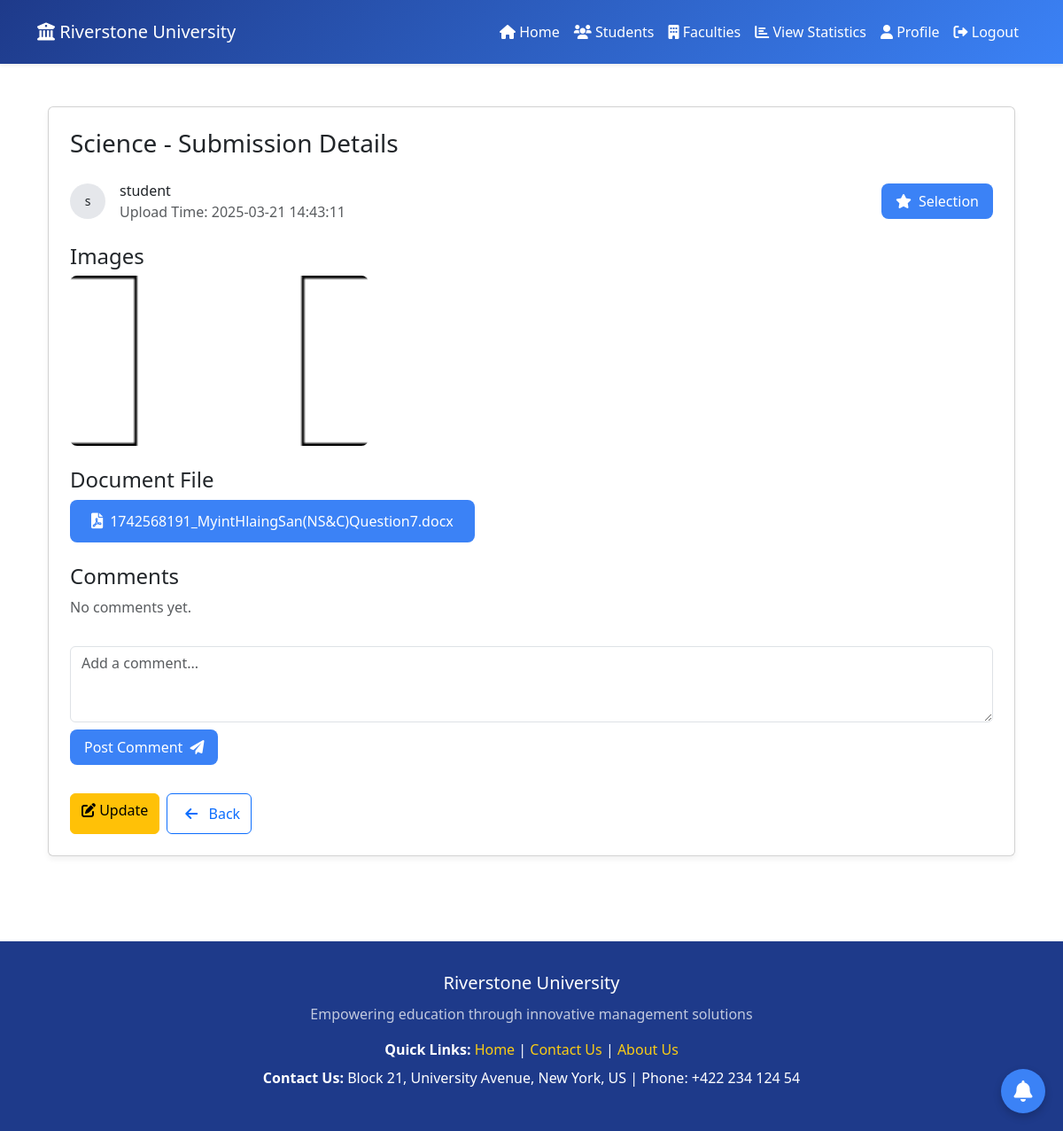
The page /src/Coordinator/design/viewdetail.php?id=3 (signed in) on the database as committed earlier.
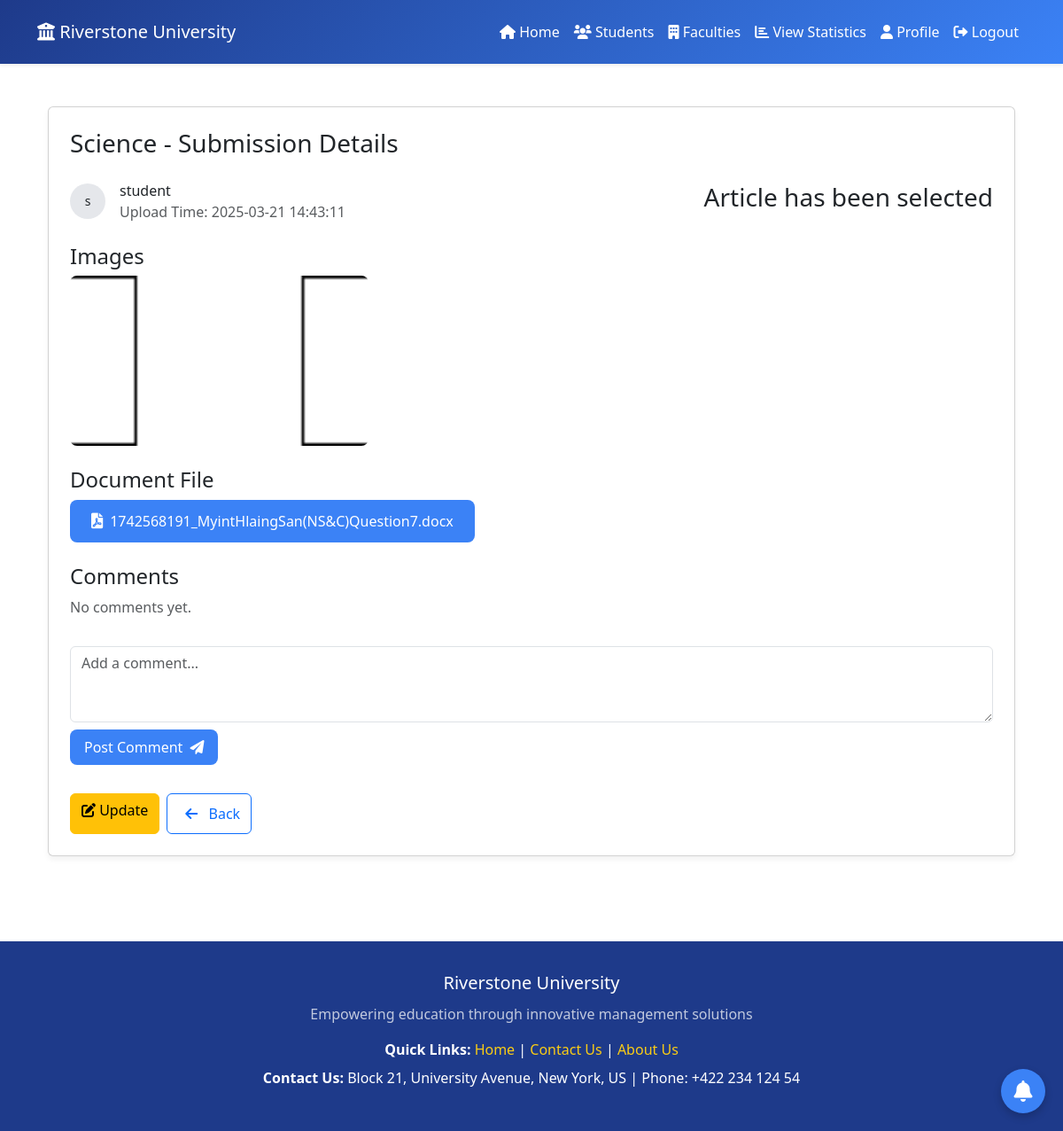
The same page on the database as committed later.
### _classes/Libs/Database/MySQL.php (called while the page is built, shortened)
<?php
class MySQL{
    private $dbhost;
    private $dbuser;
    private $dbpass;
    private $dbname;
    public function __construct(
        $dbhost="localhost",
        $dbuser="root",
        $dbpass="",
        $dbname="ewsd")
    {
        $this->dbhost=$dbhost;
        $this->dbuser=$dbuser;
        $this->dbpass=$dbpass;
        $this->dbname=$dbname;
    }
    public function connect(){
        try{
            $this->db=new PDO("mysql:dbhost=$this->dbhost;
            dbname=$this->dbname",
            $this->dbuser,
            $this->dbpass,
            [
                PDO::ATTR_ERRMODE => PDO::ERRMODE_EXCEPTION,
                PDO::ATTR_DEFAULT_FETCH_MODE => PDO::FETCH_OBJ,
            ]
            );
            return $this->db;
        }catch(PDOException $e){
            echo $e->getMessage();
            exit();
        }
    }
}

### _classes/Libs/Database/ArticleTable.php (called while the page is built, shortened)
<?php
class ArticleTable
{
    private $db;
    public function __construct(MySQL $mysql)
    {
        $this->db = $mysql->connect();
    }
    public function articlebyfacultydetail($article_id)
    {
        try {
            $statement = $this->db->prepare(
                "SELECT a.article_id,a.title,a.status,a.created_at,d.docfile,i.imagefile,u.name,f.faculty_name
                FROM articles a
                LEFT JOIN doc_attachment d ON a.article_id = d.article_id
                LEFT JOIN img_attachment i ON a.article_id = i.article_id
                LEFT JOIN users u ON a.user_id = u.id
                LEFT JOIN faculties f on u.faculty_id = f.id
                WHERE a.article_id = :article_id"
            );
            $statement->execute(['article_id' => $article_id]);
            return $statement->fetch(PDO::FETCH_ASSOC);
        } catch (PDOException $e) {
            echo "Error:" . $e->getMessage();
            exit();
        }
    }
}

### src/Coordinator/design/viewdetail.php (the view, shortened to what the changed rows need)
<?php
$table = new ArticleTable(new MySQL);
$article_id = $_GET['id'];
$details = $table->articlebyfacultydetail($article_id);
?>
<!DOCTYPE html>
<html lang="en">
<head>
    <link href="https://cdn.jsdelivr.net/npm/bootstrap@5.3.0/dist/css/bootstrap.min.css" rel="stylesheet">
    <link rel="stylesheet" href="https://cdnjs.cloudflare.com/ajax/libs/font-awesome/6.0.0/css/all.min.css">
</head>
<body>
    <?php include "headermc.php"; ?>
    <main class="container mx-auto px-4 py-5">
        <div class="card p-4">
            <div class="d-flex align-items-center mb-4">
                <form action="../code/updatestatus.php" method="post" class="ms-auto">
                    <?php if ($details['status'] == "selected") : ?>
                        <h3>Article has been selected</h3>
                    <?php else: ?>
                        <button class="btn-selection ms-auto"><i class="fas fa-star"></i> Selection</button>
                    <?php endif ?>
                </form>
            </div>
        </div>
    </main>
    <?php include "notifications.php"; ?>
    <?php include "footer.php"; ?>
</body>
</html>

Rows that differ between the two databases and show on the page:
changed articles "Science": status "submitted" → "selected" (drawn)
Other text that changed with them:
text no longer shown: "Selection"
text now shown: "Article has been selected"
